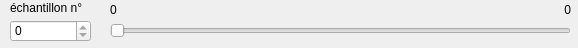
<?xml version="1.0" encoding="UTF-8"?>
<ui version="4.0">
 <class>WdgSelectionMesure</class>
 <widget class="QWidget" name="WdgSelectionMesure">
  <property name="geometry">
   <rect>
    <x>0</x>
    <y>0</y>
    <width>578</width>
    <height>48</height>
   </rect>
  </property>
  <property name="windowTitle">
   <string>Form</string>
  </property>
  <widget class="QLabel" name="labelNoEchantillon">
   <property name="geometry">
    <rect>
     <x>10</x>
     <y>0</y>
     <width>81</width>
     <height>16</height>
    </rect>
   </property>
   <property name="text">
    <string>échantillon n°</string>
   </property>
  </widget>
  <widget class="QSlider" name="horizontalSliderEchantillon">
   <property name="geometry">
    <rect>
     <x>110</x>
     <y>20</y>
     <width>461</width>
     <height>22</height>
    </rect>
   </property>
   <property name="maximum">
    <number>0</number>
   </property>
   <property name="orientation">
    <enum>Qt::Horizontal</enum>
   </property>
  </widget>
  <widget class="QLabel" name="labelNoMinEchantillon">
   <property name="geometry">
    <rect>
     <x>110</x>
     <y>0</y>
     <width>21</width>
     <height>20</height>
    </rect>
   </property>
   <property name="text">
    <string>0</string>
   </property>
  </widget>
  <widget class="QSpinBox" name="spinBoxEchantillon">
   <property name="geometry">
    <rect>
     <x>10</x>
     <y>20</y>
     <width>81</width>
     <height>22</height>
    </rect>
   </property>
   <property name="maximum">
    <number>0</number>
   </property>
  </widget>
  <widget class="QLabel" name="labelNoMaxEchantillon">
   <property name="geometry">
    <rect>
     <x>530</x>
     <y>0</y>
     <width>41</width>
     <height>20</height>
    </rect>
   </property>
   <property name="text">
    <string>0</string>
   </property>
   <property name="alignment">
    <set>Qt::AlignRight|Qt::AlignTrailing|Qt::AlignVCenter</set>
   </property>
  </widget>
 </widget>
 <resources/>
 <connections>
  <connection>
   <sender>horizontalSliderEchantillon</sender>
   <signal>valueChanged(int)</signal>
   <receiver>spinBoxEchantillon</receiver>
   <slot>setValue(int)</slot>
   <hints>
    <hint type="sourcelabel">
     <x>340</x>
     <y>30</y>
    </hint>
    <hint type="destinationlabel">
     <x>50</x>
     <y>30</y>
    </hint>
   </hints>
  </connection>
  <connection>
   <sender>spinBoxEchantillon</sender>
   <signal>valueChanged(int)</signal>
   <receiver>horizontalSliderEchantillon</receiver>
   <slot>setValue(int)</slot>
   <hints>
    <hint type="sourcelabel">
     <x>50</x>
     <y>30</y>
    </hint>
    <hint type="destinationlabel">
     <x>340</x>
     <y>30</y>
    </hint>
   </hints>
  </connection>
 </connections>
</ui>
